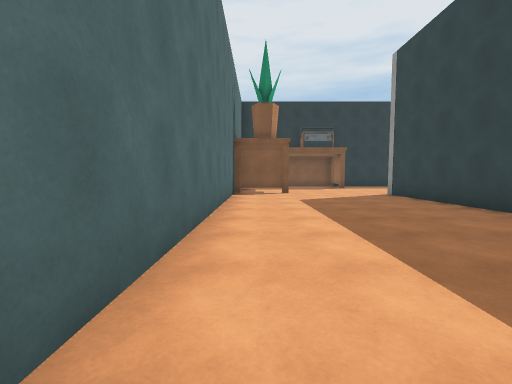
View 1 (above)

19 first-person views from a walk through a scene from a Unity 3-D project. The camera is 1.3 m above the floor, tilts 4° down and sees 90° across. The floor is counted in squares, 2 m on a side. Each view is taken from the middle of a square. On the plan, view 1 faces up. The plan holds only what a view shows up to about 9 squares ahead; the rest is blank. The place goes on beyond the plan. Surface patterns are stand-ins for the level's own textures.

View 2
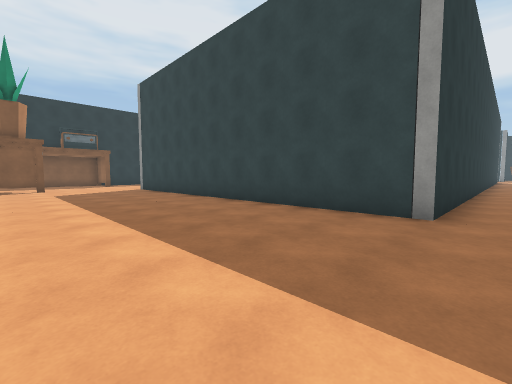

View 3
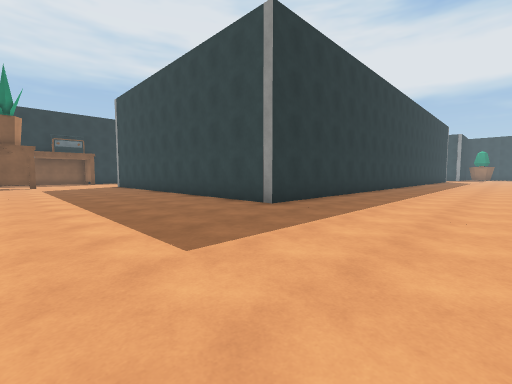

View 4
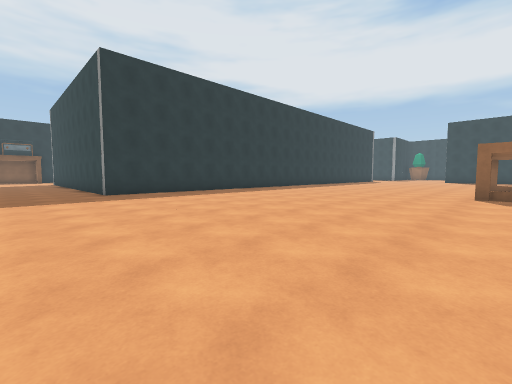

View 5
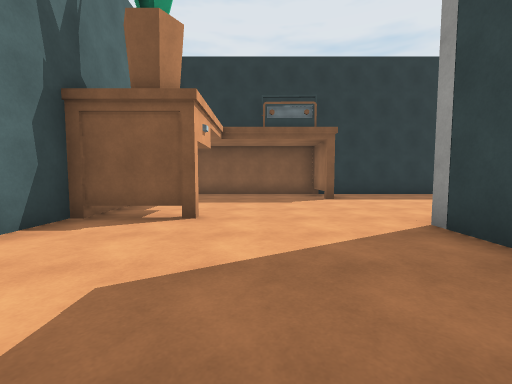

View 6
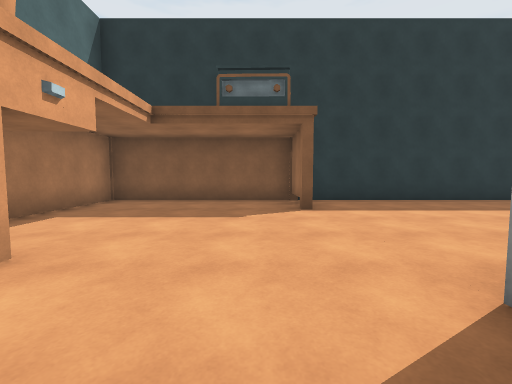

View 7
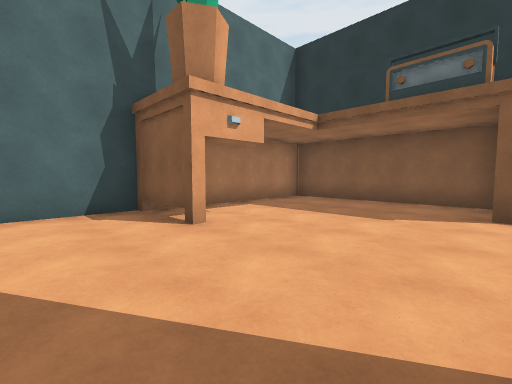

View 8
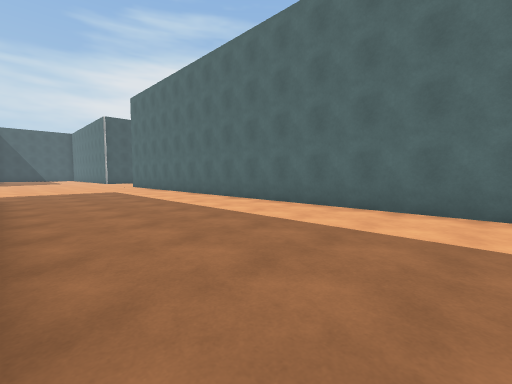

View 9
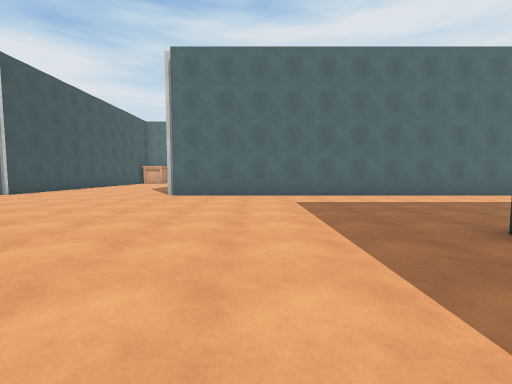

View 10
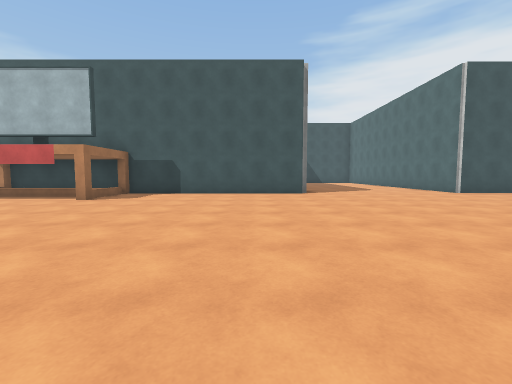

View 11
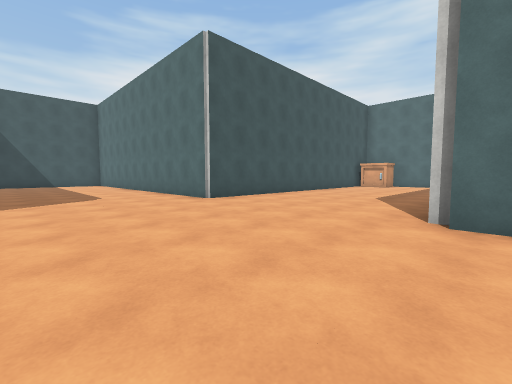

View 12
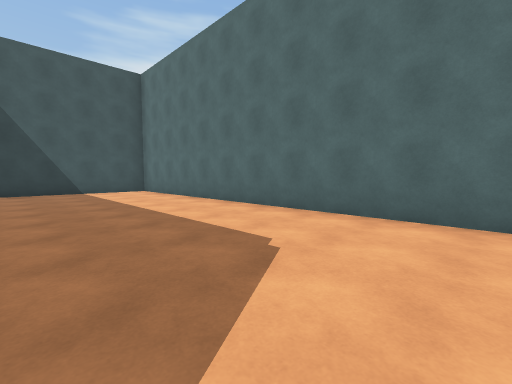

View 13
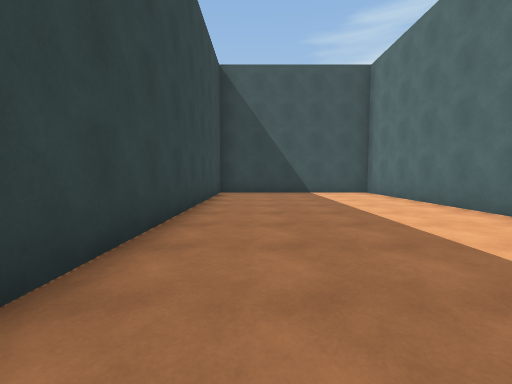

View 14
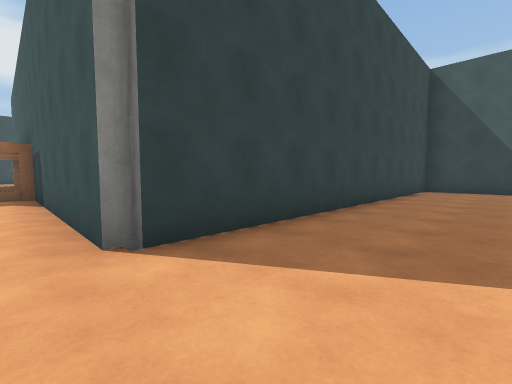

View 15
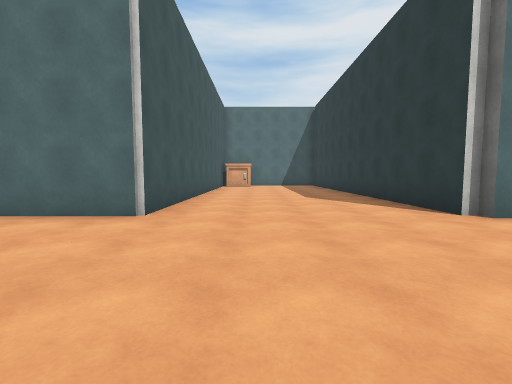

View 16
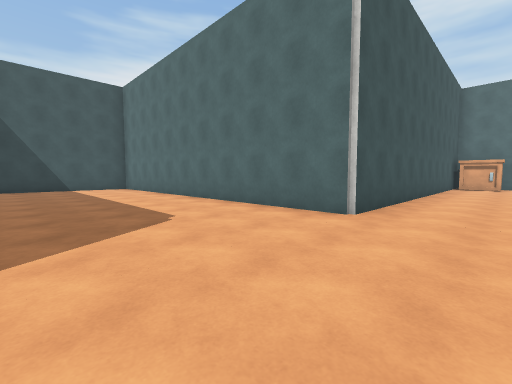

View 17
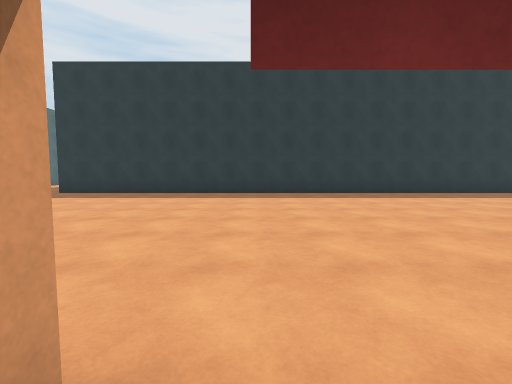

View 18
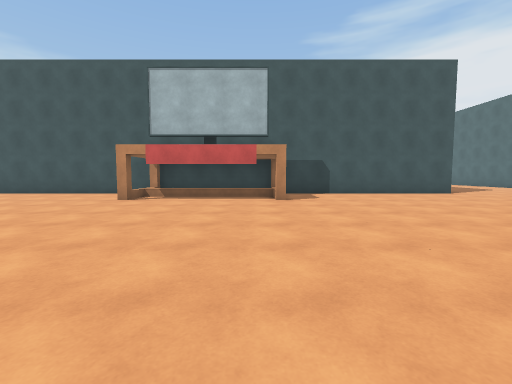

View 19
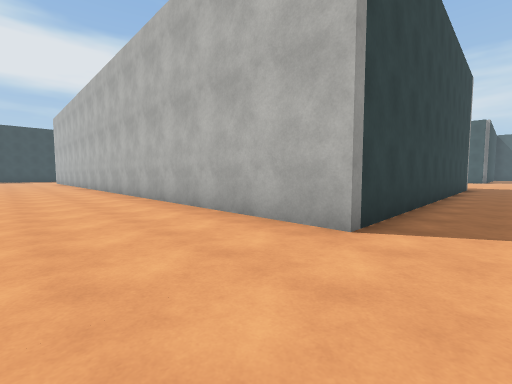

### Floor plan
Points are (right, up) in squares from view 1. A wall is a line through its corners. A room is listed if a view was taken in it or the views show most of it. See-through windows are left out.
Room 1 (views 1, 2, 3, 4, 5, 6, 7, 8, 9, 10, 11, 12, 13, 14, 15, 16, 17, 18, 19)
walls: (10.5, -10.2) (10.5, -10.8); (-0.9, -7.4) (-0.9, -7.8) (-6.1, -7.8); (10.3, -11.5) (10.3, -10.2); (10.5, -12.6) (14.2, -12.6); (14.5, -12.6) (19.5, -12.6); (19.5, -2.3) (4.2, -2.3) (4.2, 8.2) (13, 8.2); (1.1, 8.8) (-0.7, 8.8) (-0.7, -7.5); (3.9, 11.6) (3.9, 13.4); (-6.5, -12.6) (-0.9, -12.6) (-0.9, -23) (4.2, -23) (4.2, -12.6) (10.2, -12.6); (9.5, 13.4) (-0.7, 13.4) (-0.7, 10)
low walls: (13.5, -11.4) (14.2, -11.4)

Where each view was taken, in squares from view 1:
view 1: 0 up, 0 right, facing up
view 2: 3 down, 0 right, facing up-right
view 3: 6 down, 0 right, facing up-right
view 4: 11 down, 2 right, facing up-right
view 5: 5 up, 2 right, facing up
view 6: 7 up, 3 right, facing up
view 7: 7 up, 4 right, facing up-left
view 8: 6 up, 4 right, facing down-left
view 9: 5 down, 7 right, facing left
view 10: 4 down, 6 right, facing down
view 11: 7 down, 3 right, facing down-left
view 12: 13 down, 3 right, facing down-left
view 13: 14 down, 3 right, facing down
view 14: 12 down, 2 right, facing down-right
view 15: 11 down, 3 right, facing left
view 16: 11 down, 3 right, facing down-left
view 17: 11 down, 11 right, facing up
view 18: 4 down, 11 right, facing down
view 19: 11 up, 3 right, facing down-right
